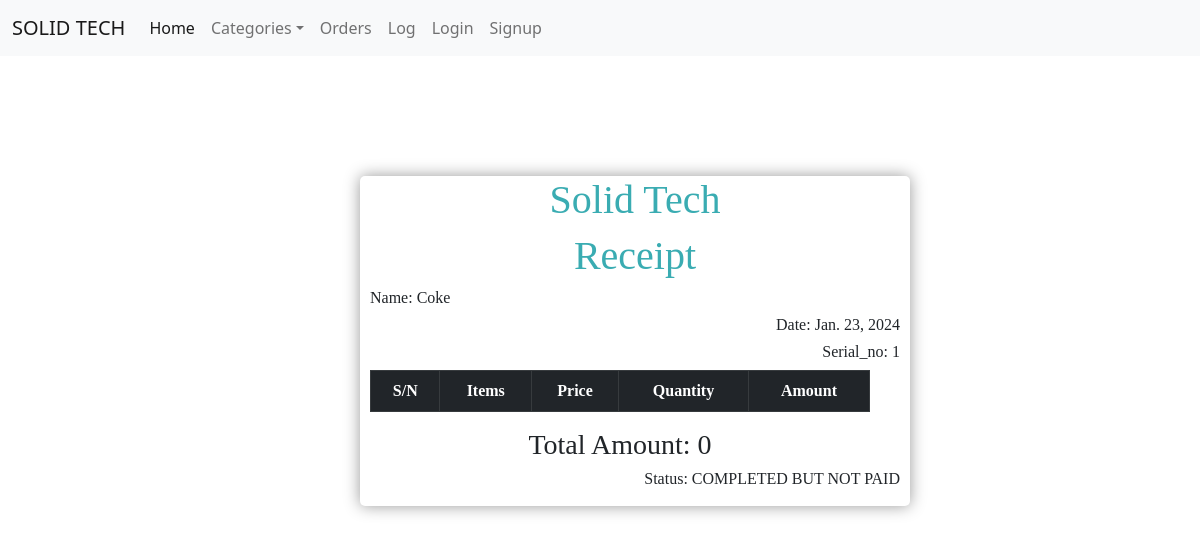
Page /seller/print/receipt/1 on the committed database.
### Sellers/models.py (models this page shows, shortened)
class Order(models.Model):
    seller = models.ForeignKey(user, on_delete=models.DO_NOTHING)
    name = models.CharField(max_length=1000000)
    num_of_product = models.IntegerField(max_length=100000)
    created_at = models.DateField(auto_now_add=True)
    completed = models.BooleanField(default=False, )
    status = models.CharField(max_length=200, choices=Status, default="COMPLETED BUT NOT PAID", blank=True, null=True)
    serial_num = models.PositiveIntegerField(default=1)
    @property
    def get_order_items(self):
        orderItems = OrderItem.objects.filter(order_id=self.pk)
        return orderItems
    @property
    def total_price(self):
        order_items = OrderItem.objects.filter(order_id=self.id)
        cost = 0
        for order_item in order_items:
            cost += order_item.cost
        return cost

### Sellers/views.py (the view)
# urls.py: path("print/receipt/<int:pk>", Print_Receipt.as_view(), name='printreceipt')
class Print_Receipt(DetailView):
    model = Order
    template_name = 'seller/print_receipt.html'
    context_object_name = 'receipt'

### utils/context_processors.py (called while the page is built)
def navbar_categories(request):
    categories = Category.objects.all()
    category = Category.objects.filter(parent=None)
    log = Log.objects.all().order_by('-id')[:10]
    return {'navbar_categories':categories,'categorys':category,'log':log}

### Sellers/templates/seller/print_receipt.html (shortened to what this page needs)
{% extends 'base.html' %}
    {% load static %}
    {% block title %}
        <link rel="stylesheet" href="{% static 'css/list.css' %}">
        <link href="https://cdn.jsdelivr.net/npm/bootstrap@5.2.2/dist/css/bootstrap.min.css" rel="stylesheet"
>
    {% endblock %}
{% block content %}
    <div class="main-cointainer">
        <h1 style="text-align: center; color: #3aacb2">Solid Tech</h1>
        <h1 style="text-align: center; color: #3aacb2">Receipt</h1>
        <h6 style="text-align: left">Name: {{ receipt.name|title }}</h6>        <h6 style="text-align: right">Date: {{ receipt.created_at }}</h6>
        <h6 style="text-align: right"> Serial_no: {{ receipt.serial_num }}</h6>
        <div class="red">
            <table class="table table-bordered">
                <thead class="table-dark">
                <tr>
                    <th>S/N</th>
                    <th scope="col">Items</th>
                    <th scope="col">Price</th>
                    <th scope="col">Quantity</th>
                    <th scope="col">Amount</th>
                </tr>
                </thead>
            </table>
                <h3> Total Amount: {{ receipt.total_price }}</h3>
        </div>
    <h6 style="text-align: right">Status: {{ receipt.status }}</h6>
    </div>
{% endblock %}

### static/css/list.css (style rules this page uses)
body { font-family: SansSerif, serif; }
.red { width: 500px; }
body { background: #E6E6FA }
.main-cointainer { text-align: center; width: 550px; background: white; border-radius: 5px; margin-left: 30%; margin-top: 10%; padding-right: 10px; padding-left: 10px; padding-bottom: 10px; box-shadow: hsl(0, 0%, 60%) 0 0 16px; font-family: SansSerif, serif; }

### rows in the picture
Order: name "Coke", created_at "Jan. 23, 2024", serial_num "1", total_price "0", status "COMPLETED BUT NOT PAID"
